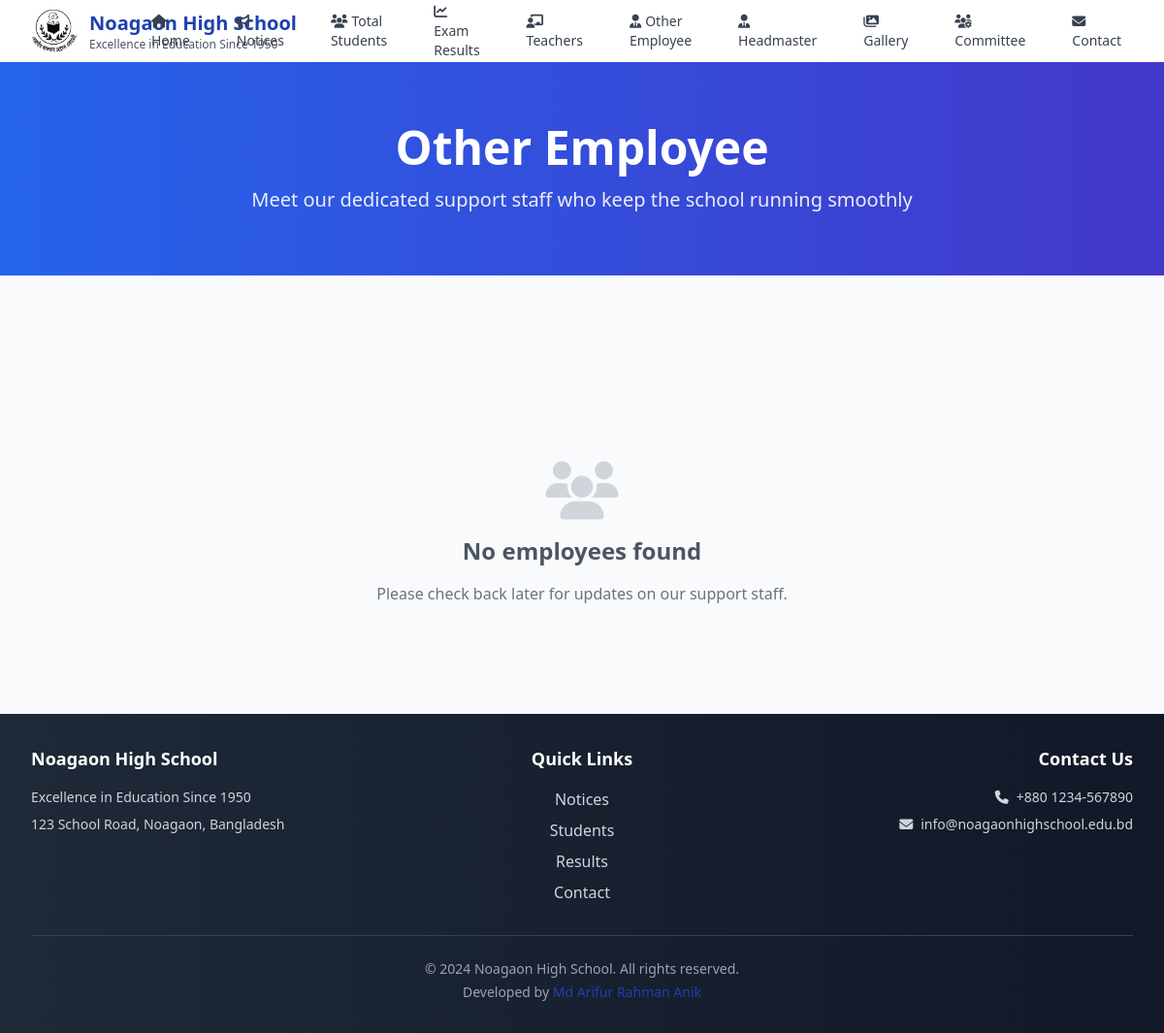
Page /other-employee/ on the earlier database version.
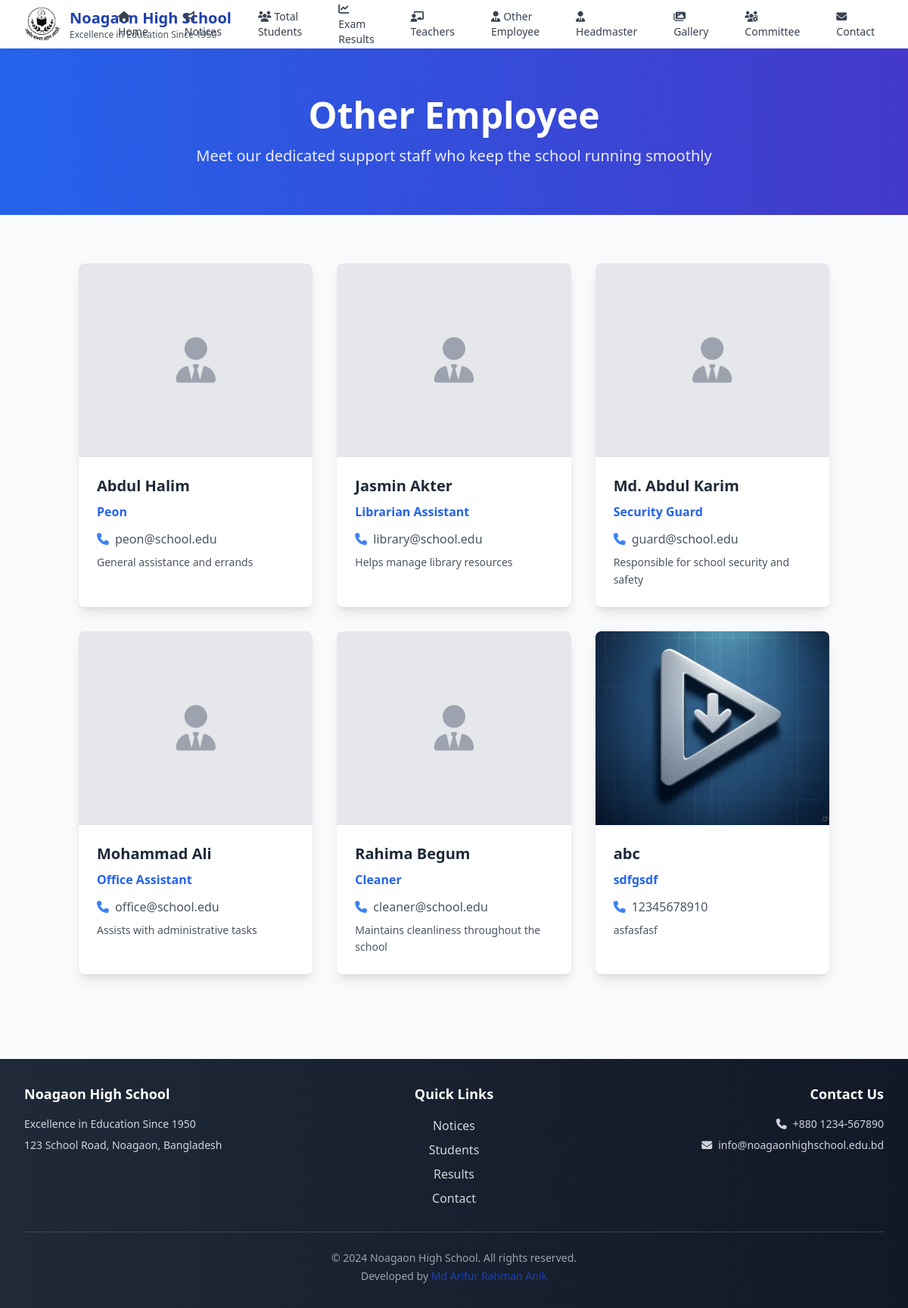
Same page on the later database version.
### main/models.py (models this page shows, shortened)
class SchoolInfo(models.Model):
    name = models.CharField(max_length=200, default="Noagaon High School")
    tagline = models.CharField(max_length=300, default="Excellence in Education Since 1950")
    logo = models.ImageField(upload_to='logo/', blank=True, null=True, help_text="School logo")
    address = models.TextField(blank=True)
    phone = models.CharField(max_length=50, blank=True)
    email = models.EmailField(blank=True)
    website = models.URLField(blank=True)
    established_year = models.PositiveIntegerField(default=1950)
    about = models.TextField(blank=True, help_text="About the school")
    is_active = models.BooleanField(default=True, help_text="Use this school info")
    class Meta:
        verbose_name = "School Information"
        verbose_name_plural = "School Information"
        ordering = ['-is_active']

class OtherEmployee(models.Model):
    name = models.CharField(max_length=100)
    designation = models.CharField(max_length=100, help_text="e.g., Cleaner, Guard, Office Assistant")
    photo = models.ImageField(upload_to='other_employee/', blank=True, null=True)
    contact_info = models.CharField(max_length=200, blank=True)
    bio = models.TextField(blank=True)
    class Meta:
        ordering = ['name']
        verbose_name = "Other Employee"
        verbose_name_plural = "Other Employees"

### main/views.py (the view)
# urls.py: path('other-employee/', views.other_employee, name='other_employee'),
def other_employee(request):
    staff_list = OtherEmployee.objects.all()
    paginator = Paginator(staff_list, 8)  # Show 8 staff per page
    page_number = request.GET.get('page')
    page_obj = paginator.get_page(page_number)
    context = {
        'page_obj': page_obj,
    }
    return render(request, 'main/other_employee.html', context)

### main/context_processors.py (called while the page is built)
def get_default_logo():
    logo_path = os.path.join(settings.MEDIA_ROOT, 'logo', 'Noagaon_logo.jpg')
    if os.path.exists(logo_path):
        return f"{settings.MEDIA_URL}logo/Noagaon_logo.jpg"
    return None

### templates/main/other_employee.html (shortened to what this page needs)
{% extends 'base.html' %}
{% load static %}
{% load i18n %}
{% block content %}
<section class="bg-gradient-to-r from-blue-600 to-indigo-700 text-white py-16">
    <div class="container mx-auto px-4 text-center">
        <h1 class="text-4xl md:text-5xl font-bold mb-4">{% trans "Other Employee" %}</h1>
        <p class="text-xl opacity-90">{% trans "Meet our dedicated support staff who keep the school running smoothly" %}</p>
    </div>
</section>
<section class="py-16 bg-gray-50">
    <div class="container mx-auto px-4">
        <div class="grid grid-cols-1 md:grid-cols-2 lg:grid-cols-3 xl:grid-cols-4 gap-8">
            {% for employee in page_obj %}
            <div class="bg-white rounded-lg shadow-lg overflow-hidden hover:shadow-xl transition-shadow duration-300">
                {% if employee.photo %}
                <img src="{{ employee.photo.url }}" alt="{{ employee.name }}" class="w-full h-64 object-cover">
                {% else %}
                <div class="w-full h-64 bg-gray-200 flex items-center justify-center">
                    <i class="fas fa-user-tie text-6xl text-gray-400"></i>
                </div>
                {% endif %}
                <div class="p-6">
                    <h3 class="text-xl font-bold text-gray-800 mb-2">{{ employee.name }}</h3>
                    <p class="text-blue-600 font-semibold mb-3">{{ employee.designation }}</p>
                    {% if employee.contact_info %}
                    <div class="flex items-center text-gray-600 mb-2">
                        <i class="fas fa-phone mr-2 text-blue-500"></i>
                        <span>{{ employee.contact_info }}</span>
                    </div>
                    {% endif %}
                    {% if employee.bio %}
                    <p class="text-gray-600 text-sm leading-relaxed">{{ employee.bio|truncatewords:20 }}</p>
                    {% endif %}
                </div>
            </div>
            {% endfor %}
        </div>
    </div>
</section>
{% if not page_obj %}
<section class="py-16">
    <div class="container mx-auto px-4 text-center">
        <i class="fas fa-users text-6xl text-gray-300 mb-4"></i>
        <h2 class="text-2xl font-bold text-gray-600 mb-4">{% trans "No employees found" %}</h2>
        <p class="text-gray-500">{% trans "Please check back later for updates on our support staff." %}</p>
    </div>
</section>
{% endif %}
{% endblock %}

### templates/base.html (shortened to what this page needs)
<!DOCTYPE html>
<html lang="en">
<head>
    <script src="https://cdn.tailwindcss.com"></script>
    <link rel="stylesheet" href="https://cdnjs.cloudflare.com/ajax/libs/font-awesome/6.4.0/css/all.min.css">
</head>
<body class="bg-gray-50 min-h-screen">
    <nav class="bg-white shadow-lg">
        <div class="max-w-full mx-auto px-4 sm:px-6 lg:px-8">
            <div class="flex justify-between h-16">
                <div class="flex items-center">
                    <a href="{% url 'main:home' %}" class="flex items-center">
                        <div class="flex-shrink-0 flex items-center justify-between">
                            {% if school_logo %}
                                <img src="{{ school_logo }}" alt="{{ school_name }}" class="h-12 w-12 mr-3 rounded-full object-cover">
                            {% endif %}
                            <div>
                                <h1 class="text-xl font-bold text-primary">{{ school_name }}</h1>
                                <p class="text-xs text-gray-600 hidden sm:block">{{ school_tagline }}</p>
                            </div>
                        </div>
                    </a>
                </div>
                <div class="hidden lg:flex items-center space-x-6">
                    <a href="{% url 'main:home' %}" class="text-gray-700 hover:text-primary px-3 py-2 rounded-md text-sm font-medium transition-all duration-200 hover:bg-blue-50">
                        <i class="fas fa-home mr-1"></i>Home
                    </a>
                    <a href="{% url 'main:notices' %}" class="text-gray-700 hover:text-primary px-3 py-2 rounded-md text-sm font-medium transition-all duration-200 hover:bg-blue-50">
                        <i class="fas fa-bullhorn mr-1"></i>Notices
                    </a>
                    <a href="/students/" class="text-gray-700 hover:text-accent px-3 py-2 rounded-md text-sm font-medium transition-all duration-200 hover:bg-green-50">
                        <i class="fas fa-users mr-1"></i>Total Students
                    </a>
                    <a href="/exam-results/" class="text-gray-700 hover:text-warning px-3 py-2 rounded-md text-sm font-medium transition-all duration-200 hover:bg-orange-50">
                        <i class="fas fa-chart-line mr-1"></i>Exam Results
                    </a>
                    <a href="{% url 'main:teachers' %}" class="text-gray-700 hover:text-primary px-3 py-2 rounded-md text-sm font-medium transition-all duration-200 hover:bg-blue-50">
                        <i class="fas fa-chalkboard-teacher mr-1"></i>Teachers
                    </a>
                    <a href="{% url 'main:other_employee' %}" class="text-gray-700 hover:text-primary px-3 py-2 rounded-md text-sm font-medium transition-all duration-200 hover:bg-blue-50">
                        <i class="fas fa-user-tie mr-1"></i>Other Employee
                    </a>
                    <a href="{% url 'main:headmaster' %}" class="text-gray-700 hover:text-primary px-3 py-2 rounded-md text-sm font-medium transition-all duration-200 hover:bg-blue-50">
                        <i class="fas fa-user-tie mr-1"></i>Headmaster
                    </a>
                    <a href="{% url 'main:gallery' %}" class="text-gray-700 hover:text-primary px-3 py-2 rounded-md text-sm font-medium transition-all duration-200 hover:bg-blue-50">
                        <i class="fas fa-images mr-1"></i>Gallery
                    </a>
                    <a href="{% url 'main:committee' %}" class="text-gray-700 hover:text-primary px-3 py-2 rounded-md text-sm font-medium transition-all duration-200 hover:bg-blue-50">
                        <i class="fas fa-users-cog mr-1"></i>Committee
                    </a>
                    <a href="{% url 'main:contact' %}" class="text-gray-700 hover:text-primary px-3 py-2 rounded-md text-sm font-medium transition-all duration-200 hover:bg-blue-50">
                        <i class="fas fa-envelope mr-1"></i>Contact
                    </a>
                </div>
            </div>
        </div>
    </nav>
    <main class="flex-1">
        {% block content %}
        {% endblock %}
    </main>
    <footer class="bg-gradient-to-r from-gray-800 to-gray-900 text-white mt-12">
        <div class="max-w-7xl mx-auto px-4 sm:px-6 lg:px-8 py-8">
            <div class="grid grid-cols-1 md:grid-cols-3 gap-8">
                <div class="text-center md:text-left">
                    <h3 class="text-lg font-semibold mb-4">{{ school_name }}</h3>
                    <p class="text-gray-300 text-sm">{{ school_tagline }}</p>
                    {% if school_address %}
                        <p class="text-gray-300 text-sm mt-2">{{ school_address }}</p>
                    {% endif %}
                </div>
                <div class="text-center">
                    <h3 class="text-lg font-semibold mb-4">Quick Links</h3>
                    <div class="space-y-2">
                        <a href="{% url 'main:notices' %}" class="block text-gray-300 hover:text-white transition-colors">Notices</a>
                        <a href="/students/" class="block text-gray-300 hover:text-white transition-colors">Students</a>
                        <a href="/exam-results/" class="block text-gray-300 hover:text-white transition-colors">Results</a>
                        <a href="{% url 'main:contact' %}" class="block text-gray-300 hover:text-white transition-colors">Contact</a>
                    </div>
                </div>
                <div class="text-center md:text-right">
                    <h3 class="text-lg font-semibold mb-4">Contact Us</h3>
                    {% if school_phone %}
                        <p class="text-gray-300 text-sm"><i class="fas fa-phone mr-2"></i>{{ school_phone }}</p>
                    {% endif %}
                    {% if school_email %}
                        <p class="text-gray-300 text-sm mt-2"><i class="fas fa-envelope mr-2"></i>{{ school_email }}</p>
                    {% endif %}
                </div>
            </div>
            <div class="border-t border-gray-700 mt-8 pt-6 text-center">
                <p class="text-gray-400 text-sm">© 2024 {{ school_name }}. All rights reserved.</p>
                <p class="text-gray-400 text-sm mt-1">Developed by <span class="text-primary font-medium">Md Arifur Rahman Anik</span></p>
            </div>
        </div>
    </footer>
    {% load static %}
</body>
</html>

Differences in the rows shown:
added OtherEmployee: name "Abdul Halim", designation "Peon", contact_info "peon@school.edu", bio "General assistance and errands"
added OtherEmployee: name "Jasmin Akter", designation "Librarian Assistant", contact_info "library@school.edu", bio "Helps manage library resources"
added OtherEmployee: name "Md. Abdul Karim", designation "Security Guard", contact_info "guard@school.edu", bio "Responsible for school security and safety"
added OtherEmployee: name "Mohammad Ali", designation "Office Assistant", contact_info "office@school.edu", bio "Assists with administrative tasks"
added OtherEmployee: name "Rahima Begum", designation "Cleaner", contact_info "cleaner@school.edu", bio "Maintains cleanliness throughout the school"
added OtherEmployee: photo (picture), name "abc", designation "sdfgsdf", contact_info "12345678910", bio "asfasfasf"
Other differences:
text no longer shown: "No employees found Please check back later for updates on our support staff."
